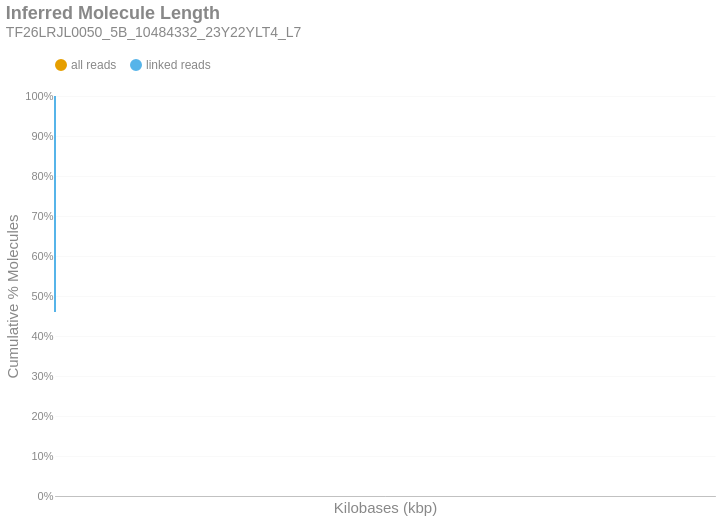

Notebook source saved alongside this figure:
### Markdown cell above
### Inferred Molecule Length
This is the cumulative frequency distribution of molecule lengths inferred from the first and last alignment positions along a contig for all alignments associated with a single linked-read barcode on a given contig.There are two distributions: one with `all` the alignments (yellow) and another with only `linked reads` (blue). The percent of molecules in the `linked reads` distribution is relative to the total number of linked molecules.

### Code cell
if SKIPLR:
    print_html(f"Skipped")
else:
    binned_df = consolidated_hist(valids['length_inferred']/1000, mask, 10, True)
    binned_df = binned_df.with_columns(
        pl.when(pl.col('bin').cast(pl.Utf8) == '0').then(pl.lit('1')).otherwise(pl.col('bin').cast(pl.Utf8)).alias('bin')
    )
    with SafeRender(binned_df):
        (
            density_plot(binned_df, 'Inferred Molecule Length', samplename, 'inferredlen')
            .transform_calculate(bin_kb='datum.bin / 1000')
            .encode(
                x=alt.X('bin_kb:Q', title="Kilobases (kbp)").scale(type='log', padding=0).axis(labelAngle=-40),
                y=alt.Y('value:Q', title='Cumulative % Molecules')
                    .axis(format='%')
                    .stack(False)
                    .scale(domainMin=0, domainMax=1,padding=0),
                color=alt.Color("key:N").scale(domain = ["all reads", "linked reads"]),
                tooltip = [
                    alt.Tooltip("key:N", title = "Data Type"),
                    alt.Tooltip("range_label:N", title="Kilobases"),
                    alt.Tooltip("value:Q", format = ".2%", title="% Molecules (Cum.)")
                ]
            )
        ).display()

### Figure 1 — Vega-Lite specification as saved in the notebook (floating-point values rounded to 4 significant figures)
{"width": "container", "height": 400, "config": {"title": {"anchor": "start", "dy": -15, "fontSize": 18, "color": "#888888", "subtitleColor": "#888888", "subtitleFontSize": 14}, "arc": {"fill": "#0072B2"}, "axis": {"domainColor": "#888888", "domainWidth": 0.5, "gridWidth": 0.2, "grid": false, "titleFontWeight": 400, "titleFontSize": 15, "labelFontSize": 11, "labelColor": "#888888", "tickColor": "#888888", "tickWidth": 0.2, "titleColor": "#888888"}, "axisBand": {"grid": false}, "axisX": {"grid": true, "tickSize": 10, "domainCap": "round"}, "axisY": {"domain": false, "grid": true, "tickSize": 0, "domainCap": "round"}, "background": "transparent", "header": {"labelFontSize": 15, "labelColor": "#888888", "titleFontSize": 15, "titleFontWeight": 600, "titleColor": "#888888"}, "legend": {"labelFont": "sans-serif", "labelFontSize": 12, "labelColor": "#888888", "symbolSize": 100, "symbolType": "circle", "titleFontSize": 12, "titlePadding": 10, "titleColor": "#888888", "title": null, "orient": "top"}, "range": {"category": ["#E69F00", "#56B4E9", "#009E73", "#F0E442", "#0072B2", "#D55E00", "#CC79A7", "#000000"], "diverging": ["#cfe8f3", "#a2d4ec", "#73bfe2", "#46abdb", "#1696d2", "#12719e"]}, "area": {"fill": "#0072B2", "fillOpacity": 0.7, "line": true, "strokeOpacity": 0.7}, "line": {"color": "#0072B2", "stroke": "#0072B2", "strokeWidth": 2}, "trail": {"color": "#0072B2", "stroke": "#0072B2", "strokeWidth": 0, "size": 1}, "point": {"filled": true, "fillOpacity": 1.0, "size": 95}, "text": {"color": "#888888", "fontSize": 11, "align": "right", "fontWeight": 400, "size": 11}, "bar": {"fill": "#0072B2", "stroke": null}, "view": {"stroke": null, "continuousWidth": 660, "continuousHeight": 400}}, "data": {"name": "data-063b1bc8e1ccaeeeb5b6f5913ee042ee"}, "mark": {"type": "line", "interpolate": "monotone", "point": {"opacity": 0, "size": 275}}, "encoding": {"color": {"field": "key", "scale": {"domain": ["all reads", "linked reads"]}, "type": "nominal"}, "tooltip": [{"field": "key", "title": "Data Type", "type": "nominal"}, {"field": "range_label", "title": "Kilobases", "type": "nominal"}, {"field": "value", "format": ".2%", "title": "% Molecules (Cum.)", "type": "quantitative"}], "x": {"axis": {"labelAngle": -40}, "field": "bin_kb", "scale": {"type": "log", "padding": 0}, "title": "Kilobases (kbp)", "type": "quantitative"}, "y": {"axis": {"format": "%"}, "field": "value", "scale": {"domainMin": 0, "domainMax": 1, "padding": 0}, "stack": false, "title": "Cumulative % Molecules", "type": "quantitative"}}, "params": [{"name": "param_c36ac31b6afebe62", "select": {"type": "point", "fields": ["key"]}, "bind": "legend"}], "title": {"text": "Inferred Molecule Length", "subtitle": "TF26LRJL0050_5B_10484332_23Y22YLT4_L7"}, "transform": [{"fold": ["all reads (cumsum)", "linked reads (cumsum)"]}, {"calculate": "replace(datum.key, ' (cumsum)', '')", "as": "key"}, {"filter": {"param": "param_c36ac31b6afebe62"}}, {"calculate": "datum.bin / 1000", "as": "bin_kb"}], "usermeta": {"embedOptions": {"downloadFileName": "TF26LRJL0050_5B_10484332_23Y22YLT4_L7.inferredlen"}}, "$schema": "https://vega.github.io/schema/vega-lite/v6.4.1.json", "datasets": {"data-063b1bc8e1ccaeeeb5b6f5913ee042ee": [{"bin": "0.0", "interval": "0.0-10.0", "all reads": 0.7623, "linked reads": 0.4597, "all reads (cumsum)": 0.7623, "linked reads (cumsum)": 0.4597, "range_label": "0-9"}, {"bin": "10.0", "interval": "10.0-20.0", "all reads": 0.1109, "linked reads": 0.2511, "all reads (cumsum)": 0.8732, "linked reads (cumsum)": 0.7108, "range_label": "10-19"}, {"bin": "20.0", "interval": "20.0-30.0", "all reads": 0.06477, "linked reads": 0.1475, "all reads (cumsum)": 0.938, "linked reads (cumsum)": 0.8584, "range_label": "20-29"}, {"bin": "30.0", "interval": "30.0-40.0", "all reads": 0.03453, "linked reads": 0.07879, "all reads (cumsum)": 0.9725, "linked reads (cumsum)": 0.9371, "range_label": "30-39"}, {"bin": "40.0", "interval": "40.0-50.0", "all reads": 0.01692, "linked reads": 0.03856, "all reads (cumsum)": 0.9895, "linked reads (cumsum)": 0.9757, "range_label": "40-49"}, {"bin": "50.0", "interval": "50.0-60.0", "all reads": 0.006443, "linked reads": 0.01484, "all reads (cumsum)": 0.9959, "linked reads (cumsum)": 0.9905, "range_label": "50-59"}, {"bin": "60.0", "interval": "60.0-70.0", "all reads": 0.0025, "linked reads": 0.005762, "all reads (cumsum)": 0.9984, "linked reads (cumsum)": 0.9963, "range_label": "60-69"}, {"bin": "70.0", "interval": "70.0-80.0", "all reads": 0.000964, "linked reads": 0.002222, "all reads (cumsum)": 0.9994, "linked reads (cumsum)": 0.9985, "range_label": "70-79"}, {"bin": "80.0", "interval": "80.0-90.0", "all reads": 0.0003896, "linked reads": 0.0008989, "all reads (cumsum)": 0.9998, "linked reads (cumsum)": 0.9994, "range_label": "80-89"}, {"bin": "90.0", "interval": "90.0-100.0", "all reads": 0.0001422, "linked reads": 0.0003282, "all reads (cumsum)": 0.9999, "linked reads (cumsum)": 0.9998, "range_label": "90-99"}, {"bin": "100.0", "interval": "100.0-110.0", "all reads": 6.078e-05, "linked reads": 0.0001402, "all reads (cumsum)": 1.0, "linked reads (cumsum)": 0.9999, "range_label": "100-109"}, {"bin": "110.0", "interval": "110.0-120.0", "all reads": 2.401e-05, "linked reads": 5.539e-05, "all reads (cumsum)": 1.0, "linked reads (cumsum)": 1.0, "range_label": "110-119"}, {"bin": "120.0", "interval": "120.0-130.0", "all reads": 1.033e-05, "linked reads": 2.384e-05, "all reads (cumsum)": 1.0, "linked reads (cumsum)": 1.0, "range_label": "120-129"}, {"bin": "130.0", "interval": "130.0-140.0", "all reads": 6.078e-06, "linked reads": 1.402e-05, "all reads (cumsum)": 1.0, "linked reads (cumsum)": 1.0, "range_label": "130-139"}, {"bin": "140.0", "interval": "140.0-150.0", "all reads": 3.039e-06, "linked reads": 7.012e-06, "all reads (cumsum)": 1.0, "linked reads (cumsum)": 1.0, "range_label": "140-149"}, {"bin": "150.0", "interval": "150.0-160.0", "all reads": 1.216e-06, "linked reads": 2.805e-06, "all reads (cumsum)": 1.0, "linked reads (cumsum)": 1.0, "range_label": "150-159"}, {"bin": "160.0", "interval": "160.0-170.0", "all reads": 3.039e-07, "linked reads": 7.012e-07, "all reads (cumsum)": 1.0, "linked reads (cumsum)": 1.0, "range_label": "160-169"}, {"bin": "170.0", "interval": "170.0-180.0", "all reads": 3.039e-07, "linked reads": 7.012e-07, "all reads (cumsum)": 1.0, "linked reads (cumsum)": 1.0, "range_label": "170-179"}]}}
